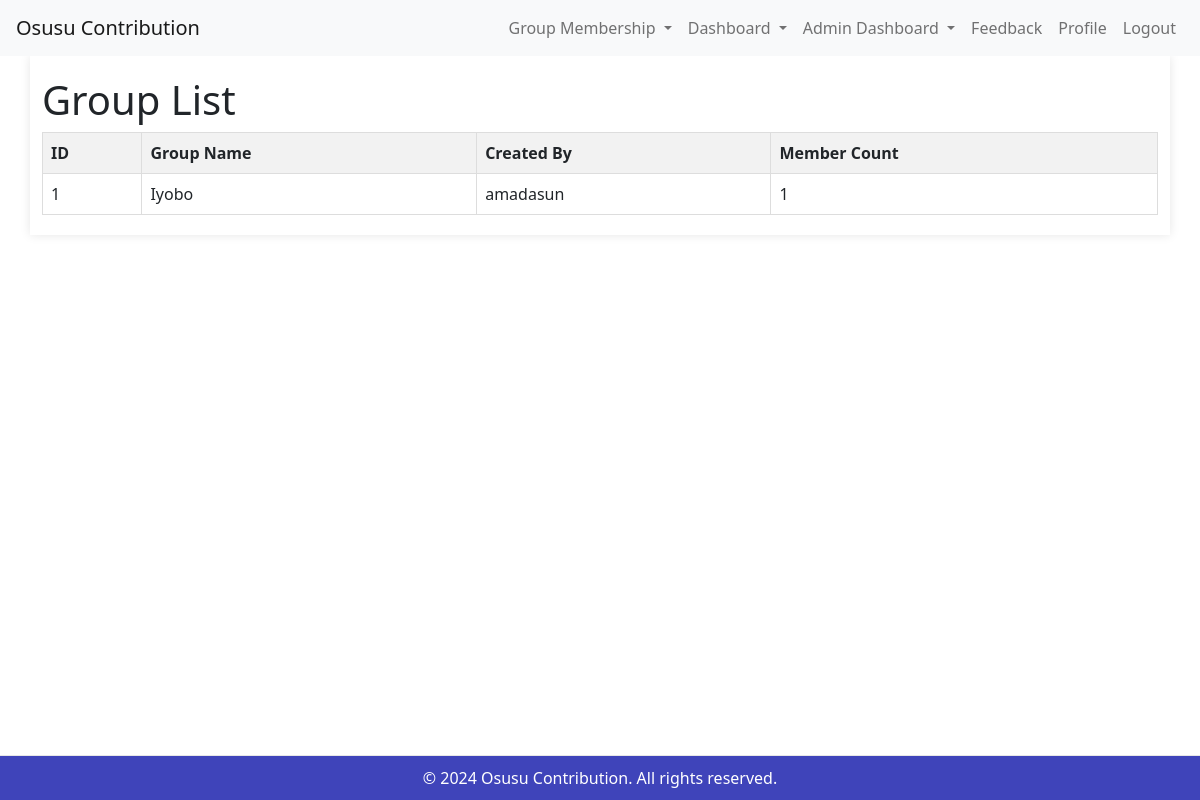
The page /group_list (signed in) on the database its author committed.
### app/models.py (models this page shows, shortened)
class Group(db.Model):
    id = db.Column(db.Integer, primary_key=True)
    name = db.Column(db.String(100), nullable=False)
    created_by = db.Column(db.Integer, db.ForeignKey('user.id'), nullable=False)
    members = db.relationship('User', secondary=group_members, back_populates='groups')
    schedules = db.relationship('Schedule', backref='group', lazy=True)
    contributions = db.relationship('Contribution', back_populates='group')
    transactions = db.relationship('Transaction', backref='group', lazy=True)

class User(db.Model, UserMixin):
    id = db.Column(db.Integer, primary_key=True)
    username = db.Column(db.String(50), unique=True, nullable=False)
    email = db.Column(db.String(100), unique=True, nullable=False)
    hashed_password = db.Column(db.String(100), nullable=False)
    role = db.Column(db.Enum(Role), default=Role.USER)
    is_admin = db.Column(db.Boolean, default=False)
    fullname = db.Column(db.String(50), nullable=False)
    phonenumber = db.Column(db.String(20), nullable=True)
    groups = db.relationship('Group', secondary=group_members, back_populates='members')
    created_groups = db.relationship('Group', backref='creator', lazy=True, foreign_keys='Group.created_by')
    schedules = db.relationship('Schedule', backref='user', lazy=True)
    feedbacks = db.relationship('Feedback', backref='user', lazy=True)
    contributions = db.relationship('Contribution', back_populates='user')
    transactions = db.relationship('Transaction', backref='member', lazy=True)

### app/routes.py (the view)
@main.route('/group_list')
@login_required
def group_list():
    groups = Group.query.all()
    user_dict = {user.id: user.username for user in User.query.all()}
    return render_template('group_list.html', groups=groups, user_dict=user_dict)

### app/__init__.py (called while the page is built)
def create_app():
    app = Flask(__name__)
    app.config.from_object(Config)
    db.init_app(app)
    mail.init_app(app)
    csrf.init_app(app)
    migrate.init_app(app, db)
    login_manager = LoginManager()
    login_manager.login_view = 'main.login'
    login_manager.init_app(app)
    from .models import User, Role
    from app.routes import main
    app.register_blueprint(main)
    @login_manager.user_loader
    def load_user(user_id):
        return User.query.get(int(user_id))
    from .models import Group, Schedule, Feedback
    with app.app_context():
        db.create_all()
    return app

### app/templates/group_list.html (shortened to what this page needs)
{% extends 'base.html' %}
{% block content %}
    <h1>Group List</h1>
    {% if groups %}
        <table>
            <thead>
                <tr>
                    <th>ID</th>
                    <th>Group Name</th>
                    <th>Created By</th>
                    <th>Member Count</th>
                </tr>
            </thead>
            <tbody>
                {% for group in groups %}
                    <tr>
                        <td>{{ group.id }}</td>
                        <td>{{ group.name }}</td>
                        <td>{{ user_dict[group.created_by] }}</td>
                        <td>{{ group.members|length }}</td>
                    </tr>
                {% endfor %}
            </tbody>
        </table>
    {% else %}
        <p>No groups found.</p>
    {% endif %}
{% endblock %}

### app/static/css/style.css (style rules this page uses)
body { font-family: 'Roboto', sans-serif; margin: 0; padding: 0; box-sizing: border-box; background-color: #f4f4f9; color: #333; }
h1, h2 { font-weight: bold; }

### app/templates/group_list.html (style rules this page uses)
table { width: 100%; border-collapse: collapse; }
th, td { border: 1px solid #ddd; padding: 8px; text-align: left; }
th { background-color: #f2f2f2; }

### rows shown on the page
Group: id "1", name "Iyobo", created_by.username "amadasun", members|length "1"
